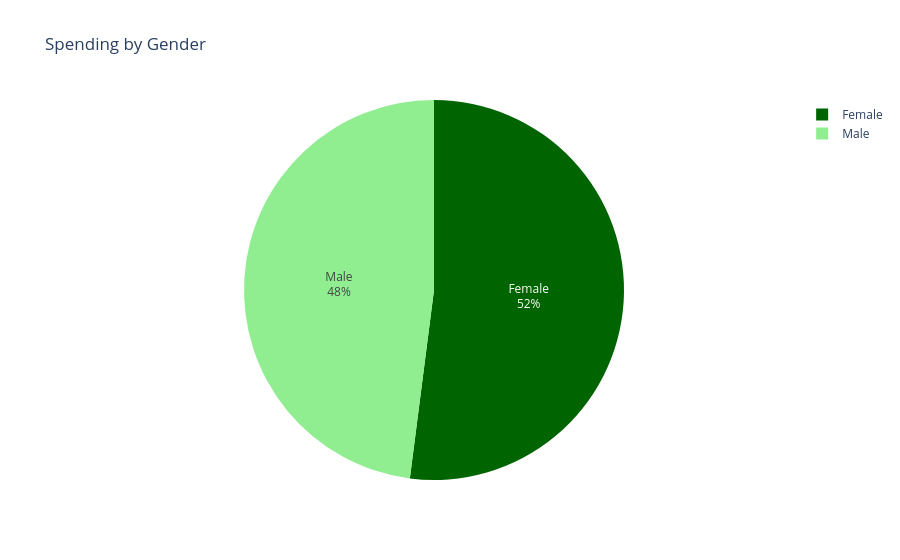

Source (notebook cell):
### Markdown cell above
Description:
1. Why was this visualization created?
   This donut chart was created to visually represent the distribution of total spending across different income levels (High, Low, Medium). By displaying the proportions in a clear, easy-to-understand format, it provides insights into how spending varies by income group.
2. What question does it address?
   The chart addresses the question: How is total spending (875,237.46) distributed across different income levels (High, Low, Medium)? It helps determine which income group spends the most and how spending is divided among the groups.

Visualization Type: Donut graph
Data Used:
Variables: IncomeLevel, unique CustomerID, Amount

Key Observations:
1. High Income Level: Accounts for 39.94% of the total spending. This is the largest share, suggesting that the high-income group contributes significantly to total spending.
2. Low Income Level: Accounts for 30.53% of the total spending. Though it’s less than the high-income group, it still represents a notable portion of the total spending.
3. Medium Income Level: Accounts for 29.53% of the total spending. This is the smallest of the three groups but still a substantial amount when compared to the low-income group.

Insights:
1. The High-income group spends the most in absolute terms, contributing nearly 40% of the total. This suggests that wealthier individuals or households tend to spend more, likely due to higher disposable incomes.
2. The Low-income group contributes a little over 30% to the total spending. Despite having a lower income, this group still spends a significant portion of the total. This could reflect prioritization of essential goods or a higher reliance on credit or loans for purchases.
3. The Medium-income group contributes slightly less than the low-income group, at 29.53%. This indicates that spending does not increase proportionally with income, and factors other than income (such as necessity or savings behavior) might influence the spending patterns here.

### Code cell
# Ensure 'Amount' column is numeric
final_combined_dataset['Amount'] = pd.to_numeric(final_combined_dataset['Amount'], errors='coerce')

# Step 1: Remove duplicates by TransactionID
unique_transactions = final_combined_dataset.drop_duplicates(subset='TransactionID')

# Step 2: Aggregate unique transactions by TransactionID
unique_transaction_sales = unique_transactions.groupby('TransactionID').agg({'Amount': 'sum'}).reset_index()

# Step 3: Group by Gender to calculate:
# - Total spending (sum of Amount) from unique transactions
# - Count of unique CustomerID for each Gender
gender_spending = unique_transactions.groupby('Gender').agg({
    'Amount': 'sum',       # Total spending for each Gender
    'CustomerID': 'nunique'  # Unique CustomerID count for each Gender
}).reset_index()

# Step 4: Create a pie chart to visualize spending by Gender
fig = px.pie(
    gender_spending,
    names='Gender',
    values='Amount',  # Total spending (sum of Amount)
    title="Spending by Gender",
    color='Gender',
    color_discrete_map={'Female': '#006400', 'Male': '#90EE90'}  # Dark green for Female, Light green for Male
)

# Step 5: Update layout for better readability and interactivity
fig.update_traces(
    textinfo='percent+label',
    hovertemplate='Gender: %{label}<br>Spending: %{value}<extra></extra>'
)

fig.update_layout(
    plot_bgcolor='white',
    showlegend=True  # Show the legend
)

# Show the pie chart
fig.show()

### Figure 1 — Plotly figure (JSON) as saved in the notebook; plotly's stock layout.template omitted (floating-point values rounded to 4 significant figures)
{"data": [{"customdata": [["Female"], ["Male"]], "domain": {"x": [0, 1], "y": [0, 1]}, "hovertemplate": "Gender: %{label}<br>Spending: %{value}<extra></extra>", "labels": ["Female", "Male"], "legendgroup": "", "marker": {"colors": ["#006400", "#90EE90"]}, "name": "", "showlegend": true, "textinfo": "percent+label", "type": "pie", "values": [455400.0, 419900.0]}], "layout": {"autosize": true, "legend": {"tracegroupgap": 0}, "plot_bgcolor": "white", "showlegend": true, "title": {"text": "Spending by Gender"}}}
